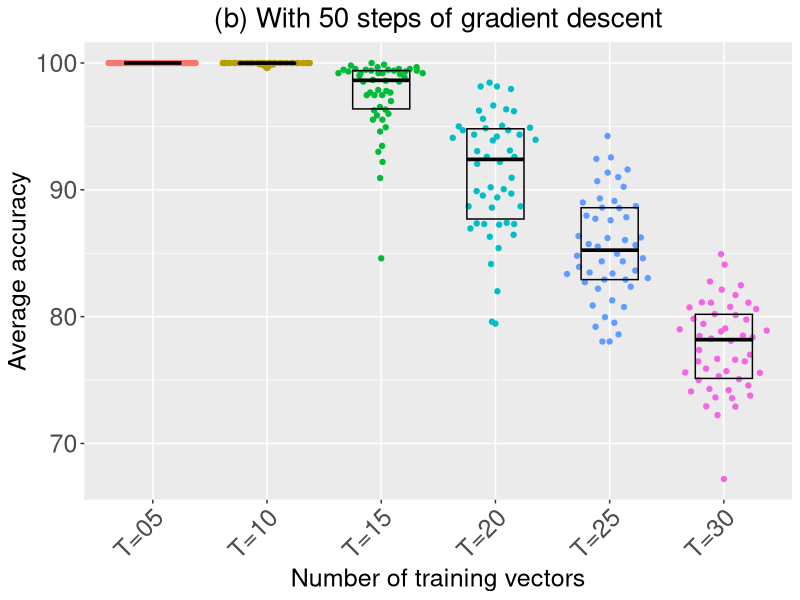

The R source for this figure:
library(dplyr)
library(tidyr)
library(forcats)
library(ggbeeswarm)

x5 = read.table('g50_n5.tsv',sep='\t',header=1)['avg..acc']
x10 = read.table('g50_n10.tsv',sep='\t',header=1)['avg..acc']
x15 = read.table('g50_n15.tsv',sep='\t',header=1)['avg..acc']
x20 = read.table('g50_n20.tsv',sep='\t',header=1)['avg..acc']
x25 = read.table('g50_n25.tsv',sep='\t',header=1)['avg..acc']
x30 = read.table('g50_n30.tsv',sep='\t',header=1)['avg..acc']

df = tibble(n=1:50,
            'T=05'=x5,
            'T=10'=x10,
            'T=15'=x15,
            'T=20'=x20,
            'T=25'=x25,
            'T=30'=x30)

#scale accuracy to 100

df[2:7] = df[2:7]*100

p = df %>% 
  pivot_longer(!n, names_to="num. loss") %>% 
  ggplot(aes(x=`num. loss`, y=value, color=`num. loss`)) + 
  geom_quasirandom(size=1.5) +
  ggtitle("(b) With 50 steps of gradient descent") + 
  xlab("Number of training vectors") + 
  ylab("Average accuracy") + 
  theme(plot.title = element_text(size=20, hjust=0.5),
        axis.title.x = element_text(size=18),
        axis.title.y = element_text(size=18),
        axis.text.x = element_text(size=18, angle=45, hjust=1),
        axis.text.y = element_text(size=18),
        legend.position="none"
  ) + stat_summary(fun = median, 
                   fun.min = function(x){quantile(x, 0.25)},
                   fun.max = function(x){quantile(x, 0.75)},
                   geom="crossbar", width=0.5, color='black')

ggsave("gd50.png", p, height=6, width=12, units="in")
